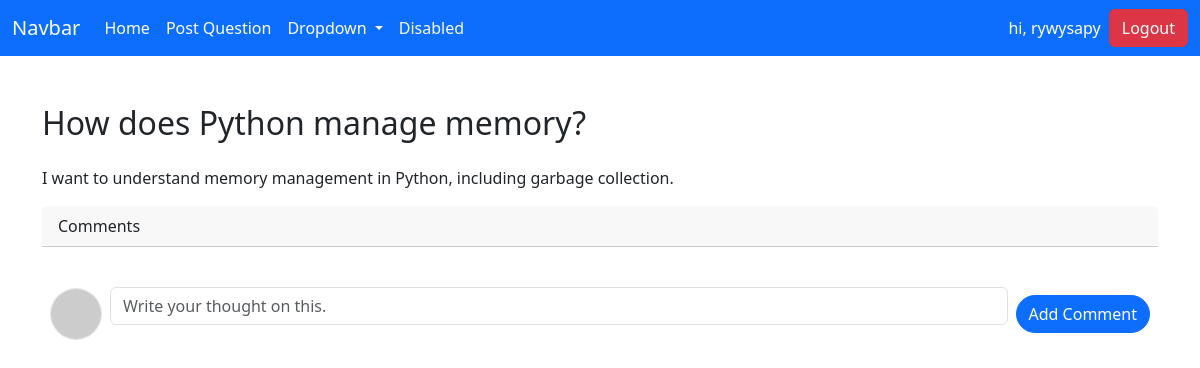
Screenshot of /question/2/ (signed in) with the database file from the repository.
### core/models.py (models this page shows)
class BaseModel(models.Model):
    created_at = models.DateTimeField(auto_now_add=True)
    updated_at = models.DateTimeField(auto_now=True)
    class Meta:
        abstract = True

class Question(BaseModel):
    user = models.ForeignKey(User, on_delete=models.CASCADE, related_name='user_questions')
    title = models.CharField(max_length=255, blank=False, null=False)
    content = models.TextField(null=True,blank=True, max_length=560)

### core/views.py (the view)
# urls.py: path('question/<int:id>/', question_overview, name="question_detail"),
@login_required
def question_overview(request, id):
    question = get_object_or_404(Question, id=id)
    answers = Answer.objects.filter(question=question)
    if request.method == 'POST':
        if request.user == question.user:
            return redirect('core:home')
        form = AnswerForm(request.POST)
        instance = form.save(commit=False)
        instance.user = request.user
        instance.question = question
        instance.save()
        return redirect('core:home')
    else:
        form = AnswerForm()
        return render(request, 'core/detail.html',{'question':question,'form':form,'answers':answers})

### core/forms.py
class AnswerForm(forms.ModelForm):
    class Meta:
        model = Answer
        fields = ['content']
        widgets ={
            'content':forms.TextInput(attrs={'class':'form-control ', 'placeholder':'Write your thought on this.'}),
        }
    def __init__(self, *args, **kwargs):
        super().__init__(*args, **kwargs)
        self.fields['content'].label = ""

### templates/core/detail.html (shortened to what this page needs)
{% extends "base.html" %}
{% block content %}
<div class="container mt-5">
    <h2 class="mt-4 mb-4 ">{{question.title}}</h2>
    <p>{{question.content}}</p>
    <div class="card border-0">
        <div class="card-header">
            Comments
        </div>
        <div class="card-body">
        </div>
    </div>
    <form class="row g-2 align-items-center p-2" method='POST'>
        <div class="col-auto">
            <img src="https://placehold.co/50?text=Hello+World&font=roboto" class="border rounded-circle" alt="User Image">
        </div>
        <div class="col">
           {{form.as_p}}
        </div>
        <div class="col-auto">
            <button type="submit" class="btn btn-primary rounded-pill">Add Comment</button>
        </div>
    </form>
</div>
{% endblock content %}

### templates/utils/navbar.html (shortened to what this page needs)
<nav class="navbar navbar-expand-lg navbar-dark bg-primary">
  <div class="container-fluid">
    <a class="navbar-brand text-white" href="#">Navbar</a>
    <div class="collapse navbar-collapse" id="navbarSupportedContent">
      <ul class="navbar-nav me-auto mb-2 mb-lg-0">
        <li class="nav-item">
          <a class="nav-link active text-white" aria-current="page" href="#">Home</a>
        </li>
        <li class="nav-item">
          <a class="nav-link text-white" href="{% url "core:add_question" %}">Post Question</a>
        </li>
        <li class="nav-item dropdown">
          <a class="nav-link dropdown-toggle text-white" href="#" role="button" data-bs-toggle="dropdown" aria-expanded="false">
            Dropdown
          </a>
        </li>
        <li class="nav-item">
          <a class="nav-link disabled text-light" aria-disabled="true">Disabled</a>
        </li>
      </ul>
      {% if request.user.is_authenticated %}
      <p class="text-white mb-0">hi, {{ request.user.username }}</p>
      <a href="{% url 'accounts:log_out' %}" class="btn btn-danger ms-2">Logout</a>
      {% else %}
      <div class="d-inline-block">
          <a href="{% url 'accounts:login' %}" class="btn btn-warning">Login</a>
          <a href="{% url 'accounts:sign_up' %}" class="btn btn-success">Signup</a>
      </div>
      {% endif %}
    </div>
  </div>
</nav>

### rows the page displays
Question: title "How does Python manage memory?", content "I want to understand memory management in Python, including garbage collection."

### other values shown
{{ request.user.username }} "rywysapy"
